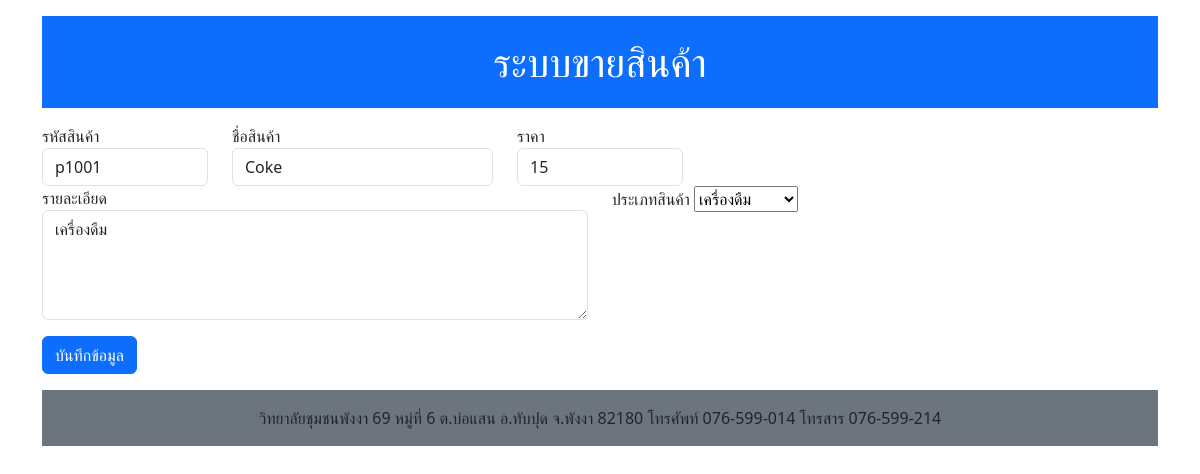
The app's page /back-end/editproduct.php?p_id=p1001, older data.
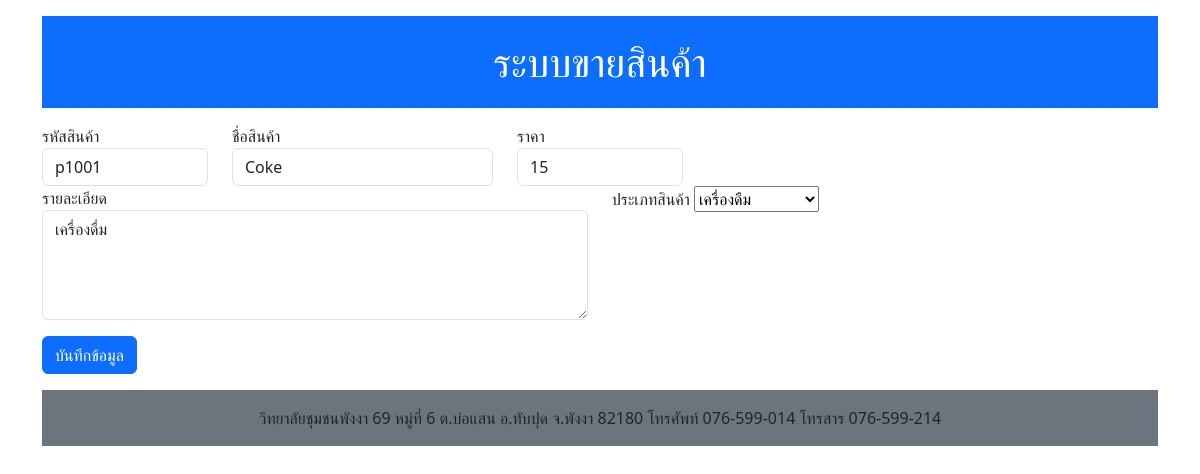
The same page, newer data.
### tables this page shows
CREATE TABLE `product` (
  `p_id` varchar(10) NOT NULL,
  `p_name` varchar(50) NOT NULL,
  `p_price` float NOT NULL,
  `p_detail` varchar(100) NOT NULL,
  `t_id` varchar(5) NOT NULL
);

### back-end/editproduct.php (the view, shortened to what this page needs)
<?php
    $p_id = $_GET['p_id'];
    include_once('db.php');
    $sql = "SELECT  p_id, p_name, p_price, p_detail, t_name
            FROM product
            LEFT JOIN type
            ON  product.t_id = type.t_id
            WHERE product.p_id = '$p_id' ";
    $result = $conn->query($sql);
    if ($result->num_rows > 0) {
        while($row = $result->fetch_assoc()) {
            $p_id = $row['p_id'];
            $p_name = $row['p_name'];
            $p_price = $row['p_price'];
            $p_detail = $row['p_detail'];
            $t_name = $row['t_name'];
        }
    }
?>
<!DOCTYPE html>
<html lang="en">
<head>
    <link rel="stylesheet" href="../../bootstrap-5.3.0/css/bootstrap.min.css">
</head>
<body>
    <div class="container">
        <?php include('header.php') ?>
        <form action="edit_product_by_id.php" method="GET">
        <div class="row row-cols-1 mt-2">
            <div class="col-2">
                <label>รหัสสินค้า</label>
                <input type="text" readonly value="<?php echo $p_id; ?>" class="form-control" name="p_id"  />
            </div>
            <div class="col-3">
                <label>ชื่อสินค้า</label>
                <input type="text" value="<?php echo $p_name; ?>" class="form-control" name="p_name"  />
            </div>
            <div class="col-2">
                <label>ราคา</label>
                <input type="text" value="<?php echo $p_price; ?>" class="form-control" name="p_price"  />
            </div>
            <div class="col-6">
                <label>รายละเอียด</label>
                <textarea rows="4" cols="50" class="form-control" name="p_detail"><?php echo $p_detail; ?> </textarea>
            </div>
            <?php include_once('db.php');
                $sql = "SELECT * FROM type";
                $result = $conn->query($sql);
            ?>
            <div class="col-6">
              <lable>ประเภทสินค้า </label>
              <select name="t_id" id="">
                <?php  while ($row  = $result->fetch_assoc()) { ?>
                        <?php if($t_name == $row['t_name']){ ?>
                             <option selected value="<?php  echo $row['t_id']; ?>">
                             <?php  echo $row['t_name']; ?>
                      <?php  }else { ?>
                            <option  value="<?php  echo $row['t_id']; ?>">
                    </option>
                <?php
                    } }
                ?>
              </select>
            </div>
            <div class="col">
                <input type="submit" value="บันทึกข้อมูล" class="btn btn-primary mt-3" name="save"  />
            </div>
        </div>
    </form>
    <?php
    include('footer.php'); ?>
    </div>
</body>
</html>

Row changes from the older to the newer data that the page shows:
changed product "Coke": p_detail "เครื่องดืม" → "เครื่องดื่ม"
